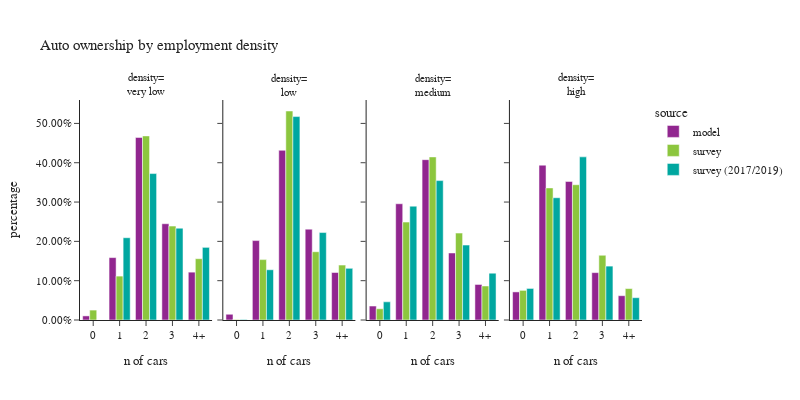

The notebook cell this image was saved under:
### Code cell
plot_auto(hh.dropna(subset=['emp_density_group']),'emp_density_group','employment density','density')

### Figure 1 — Plotly figure (JSON) as saved in the notebook; plotly's stock layout.template omitted (floating-point values rounded to 4 significant figures)
{"data": [{"alignmentgroup": "True", "customdata": [[2538], [38625], [112995], [59587], [29620]], "hovertemplate": "source=model<br>emp_density_group=very low<br>auto_ownership_simple=%{x}<br>percentage=%{y}<br>sample count=%{customdata[0]}<extra></extra>", "legendgroup": "model", "marker": {"color": "#91268F", "pattern": {"shape": ""}}, "name": "model", "offsetgroup": "model", "orientation": "v", "showlegend": true, "textposition": "auto", "type": "bar", "x": ["0", "1", "2", "3", "4+"], "xaxis": "x", "y": [0.01043, 0.1587, 0.4643, 0.2448, 0.1217], "yaxis": "y"}, {"alignmentgroup": "True", "customdata": [[2770], [38512], [82302], [44059], [23034]], "hovertemplate": "source=model<br>emp_density_group=low<br>auto_ownership_simple=%{x}<br>percentage=%{y}<br>sample count=%{customdata[0]}<extra></extra>", "legendgroup": "model", "marker": {"color": "#91268F", "pattern": {"shape": ""}}, "name": "model", "offsetgroup": "model", "orientation": "v", "showlegend": false, "textposition": "auto", "type": "bar", "x": ["0", "1", "2", "3", "4+"], "xaxis": "x2", "y": [0.01453, 0.202, 0.4316, 0.2311, 0.1208], "yaxis": "y2"}, {"alignmentgroup": "True", "customdata": [[15398], [128329], [177018], [73998], [39308]], "hovertemplate": "source=model<br>emp_density_group=medium<br>auto_ownership_simple=%{x}<br>percentage=%{y}<br>sample count=%{customdata[0]}<extra></extra>", "legendgroup": "model", "marker": {"color": "#91268F", "pattern": {"shape": ""}}, "name": "model", "offsetgroup": "model", "orientation": "v", "showlegend": false, "textposition": "auto", "type": "bar", "x": ["0", "1", "2", "3", "4+"], "xaxis": "x3", "y": [0.03548, 0.2957, 0.4078, 0.1705, 0.09056], "yaxis": "y3"}, {"alignmentgroup": "True", "customdata": [[31022], [170916], [152938], [52300], [26828]], "hovertemplate": "source=model<br>emp_density_group=high<br>auto_ownership_simple=%{x}<br>percentage=%{y}<br>sample count=%{customdata[0]}<extra></extra>", "legendgroup": "model", "marker": {"color": "#91268F", "pattern": {"shape": ""}}, "name": "model", "offsetgroup": "model", "orientation": "v", "showlegend": false, "textposition": "auto", "type": "bar", "x": ["0", "1", "2", "3", "4+"], "xaxis": "x4", "y": [0.07148, 0.3938, 0.3524, 0.1205, 0.06182], "yaxis": "y4"}, {"alignmentgroup": "True", "customdata": [[6], [86], [156], [53], [23]], "hovertemplate": "source=survey<br>emp_density_group=very low<br>auto_ownership_simple=%{x}<br>percentage=%{y}<br>sample count=%{customdata[0]}<extra></extra>", "legendgroup": "survey", "marker": {"color": "#8CC63E", "pattern": {"shape": ""}}, "name": "survey", "offsetgroup": "survey", "orientation": "v", "showlegend": true, "textposition": "auto", "type": "bar", "x": ["0", "1", "2", "3", "4+"], "xaxis": "x", "y": [0.02524, 0.1117, 0.4682, 0.239, 0.1559], "yaxis": "y"}, {"alignmentgroup": "True", "customdata": [[3], [71], [136], [46], [25]], "hovertemplate": "source=survey<br>emp_density_group=low<br>auto_ownership_simple=%{x}<br>percentage=%{y}<br>sample count=%{customdata[0]}<extra></extra>", "legendgroup": "survey", "marker": {"color": "#8CC63E", "pattern": {"shape": ""}}, "name": "survey", "offsetgroup": "survey", "orientation": "v", "showlegend": false, "textposition": "auto", "type": "bar", "x": ["0", "1", "2", "3", "4+"], "xaxis": "x2", "y": [0.001492, 0.1536, 0.5316, 0.1737, 0.1396], "yaxis": "y2"}, {"alignmentgroup": "True", "customdata": [[18], [201], [230], [79], [34]], "hovertemplate": "source=survey<br>emp_density_group=medium<br>auto_ownership_simple=%{x}<br>percentage=%{y}<br>sample count=%{customdata[0]}<extra></extra>", "legendgroup": "survey", "marker": {"color": "#8CC63E", "pattern": {"shape": ""}}, "name": "survey", "offsetgroup": "survey", "orientation": "v", "showlegend": false, "textposition": "auto", "type": "bar", "x": ["0", "1", "2", "3", "4+"], "xaxis": "x3", "y": [0.02856, 0.249, 0.4148, 0.221, 0.08656], "yaxis": "y3"}, {"alignmentgroup": "True", "customdata": [[68], [371], [280], [61], [21]], "hovertemplate": "source=survey<br>emp_density_group=high<br>auto_ownership_simple=%{x}<br>percentage=%{y}<br>sample count=%{customdata[0]}<extra></extra>", "legendgroup": "survey", "marker": {"color": "#8CC63E", "pattern": {"shape": ""}}, "name": "survey", "offsetgroup": "survey", "orientation": "v", "showlegend": false, "textposition": "auto", "type": "bar", "x": ["0", "1", "2", "3", "4+"], "xaxis": "x4", "y": [0.07536, 0.336, 0.3441, 0.1647, 0.07994], "yaxis": "y4"}, {"alignmentgroup": "True", "customdata": [[0], [77], [149], [59], [27]], "hovertemplate": "source=survey (2017/2019)<br>emp_density_group=very low<br>auto_ownership_simple=%{x}<br>percentage=%{y}<br>sample count=%{customdata[0]}<extra></extra>", "legendgroup": "survey (2017/2019)", "marker": {"color": "#00A7A0", "pattern": {"shape": ""}}, "name": "survey (2017/2019)", "offsetgroup": "survey (2017/2019)", "orientation": "v", "showlegend": true, "textposition": "auto", "type": "bar", "x": ["0", "1", "2", "3", "4+"], "xaxis": "x", "y": [0.0, 0.2092, 0.3724, 0.2335, 0.1848], "yaxis": "y"}, {"alignmentgroup": "True", "customdata": [[2], [62], [129], [50], [34]], "hovertemplate": "source=survey (2017/2019)<br>emp_density_group=low<br>auto_ownership_simple=%{x}<br>percentage=%{y}<br>sample count=%{customdata[0]}<extra></extra>", "legendgroup": "survey (2017/2019)", "marker": {"color": "#00A7A0", "pattern": {"shape": ""}}, "name": "survey (2017/2019)", "offsetgroup": "survey (2017/2019)", "orientation": "v", "showlegend": false, "textposition": "auto", "type": "bar", "x": ["0", "1", "2", "3", "4+"], "xaxis": "x2", "y": [0.001074, 0.1278, 0.5174, 0.2224, 0.1313], "yaxis": "y2"}, {"alignmentgroup": "True", "customdata": [[21], [203], [287], [96], [36]], "hovertemplate": "source=survey (2017/2019)<br>emp_density_group=medium<br>auto_ownership_simple=%{x}<br>percentage=%{y}<br>sample count=%{customdata[0]}<extra></extra>", "legendgroup": "survey (2017/2019)", "marker": {"color": "#00A7A0", "pattern": {"shape": ""}}, "name": "survey (2017/2019)", "offsetgroup": "survey (2017/2019)", "orientation": "v", "showlegend": false, "textposition": "auto", "type": "bar", "x": ["0", "1", "2", "3", "4+"], "xaxis": "x3", "y": [0.04619, 0.2896, 0.3546, 0.1905, 0.1192], "yaxis": "y3"}, {"alignmentgroup": "True", "customdata": [[73], [469], [368], [69], [21]], "hovertemplate": "source=survey (2017/2019)<br>emp_density_group=high<br>auto_ownership_simple=%{x}<br>percentage=%{y}<br>sample count=%{customdata[0]}<extra></extra>", "legendgroup": "survey (2017/2019)", "marker": {"color": "#00A7A0", "pattern": {"shape": ""}}, "name": "survey (2017/2019)", "offsetgroup": "survey (2017/2019)", "orientation": "v", "showlegend": false, "textposition": "auto", "type": "bar", "x": ["0", "1", "2", "3", "4+"], "xaxis": "x4", "y": [0.08026, 0.311, 0.4149, 0.1371, 0.05675], "yaxis": "y4"}], "layout": {"annotations": [{"font": {}, "showarrow": false, "text": "density=<br>very low", "x": 0.1175, "xanchor": "center", "xref": "paper", "y": 1.0, "yanchor": "bottom", "yref": "paper"}, {"font": {}, "showarrow": false, "text": "density=<br>low", "x": 0.3725, "xanchor": "center", "xref": "paper", "y": 1.0, "yanchor": "bottom", "yref": "paper"}, {"font": {}, "showarrow": false, "text": "density=<br>medium", "x": 0.6275, "xanchor": "center", "xref": "paper", "y": 1.0, "yanchor": "bottom", "yref": "paper"}, {"font": {}, "showarrow": false, "text": "density=<br>high", "x": 0.8825, "xanchor": "center", "xref": "paper", "y": 1.0, "yanchor": "bottom", "yref": "paper"}], "barmode": "group", "font": {"size": 11}, "height": 400, "legend": {"title": {"text": "source"}, "tracegroupgap": 0}, "title": {"text": "Auto ownership by employment density"}, "width": 800, "xaxis": {"anchor": "y", "domain": [0.0, 0.235], "title": {"text": "n of cars"}}, "xaxis2": {"anchor": "y2", "domain": [0.255, 0.49], "matches": "x", "title": {"text": "n of cars"}}, "xaxis3": {"anchor": "y3", "domain": [0.51, 0.745], "matches": "x", "title": {"text": "n of cars"}}, "xaxis4": {"anchor": "y4", "domain": [0.765, 1.0], "matches": "x", "title": {"text": "n of cars"}}, "yaxis": {"anchor": "x", "domain": [0.0, 1.0], "tickformat": ".2%", "title": {"text": "percentage"}}, "yaxis2": {"anchor": "x2", "domain": [0.0, 1.0], "matches": "y", "showticklabels": false, "tickformat": ".2%"}, "yaxis3": {"anchor": "x3", "domain": [0.0, 1.0], "matches": "y", "showticklabels": false, "tickformat": ".2%"}, "yaxis4": {"anchor": "x4", "domain": [0.0, 1.0], "matches": "y", "showticklabels": false, "tickformat": ".2%"}}}
